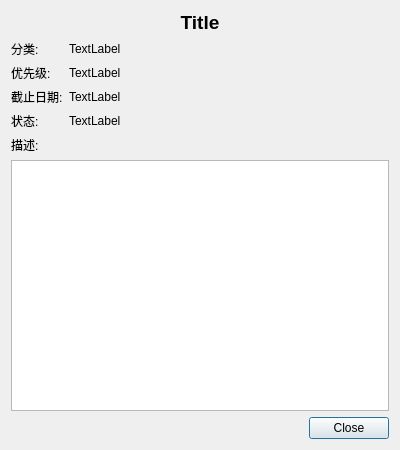
<?xml version="1.0" encoding="UTF-8"?>
<ui version="4.0">
 <class>TodoDetailDialog</class>
 <widget class="QDialog" name="TodoDetailDialog">
  <property name="geometry">
   <rect>
    <x>0</x>
    <y>0</y>
    <width>400</width>
    <height>450</height>
   </rect>
  </property>
  <property name="windowTitle">
   <string>待办事项详情</string>
  </property>
  <layout class="QVBoxLayout" name="verticalLayout">
   <item>
    <widget class="QLabel" name="titleLabel">
     <property name="font">
      <font>
       <pointsize>14</pointsize>
       <weight>75</weight>
       <bold>true</bold>
      </font>
     </property>
     <property name="text">
      <string>Title</string>
     </property>
     <property name="alignment">
      <set>Qt::AlignCenter</set>
     </property>
     <property name="wordWrap">
      <bool>true</bool>
     </property>
    </widget>
   </item>
   <item>
    <layout class="QFormLayout" name="formLayout">
     <item row="0" column="0">
      <widget class="QLabel" name="label_2">
       <property name="text">
        <string>分类:</string>
       </property>
      </widget>
     </item>
     <item row="0" column="1">
      <widget class="QLabel" name="categoryLabel">
       <property name="text">
        <string>TextLabel</string>
       </property>
      </widget>
     </item>
     <item row="1" column="0">
      <widget class="QLabel" name="label_4">
       <property name="text">
        <string>优先级:</string>
       </property>
      </widget>
     </item>
     <item row="1" column="1">
      <widget class="QLabel" name="priorityLabel">
       <property name="text">
        <string>TextLabel</string>
       </property>
      </widget>
     </item>
     <item row="2" column="0">
      <widget class="QLabel" name="label_6">
       <property name="text">
        <string>截止日期:</string>
       </property>
      </widget>
     </item>
     <item row="2" column="1">
      <widget class="QLabel" name="deadlineLabel">
       <property name="text">
        <string>TextLabel</string>
       </property>
      </widget>
     </item>
     <item row="3" column="0">
      <widget class="QLabel" name="label_8">
       <property name="text">
        <string>状态:</string>
       </property>
      </widget>
     </item>
     <item row="3" column="1">
      <widget class="QLabel" name="statusLabel">
       <property name="text">
        <string>TextLabel</string>
       </property>
      </widget>
     </item>
    </layout>
   </item>
   <item>
    <widget class="QLabel" name="label_10">
     <property name="text">
      <string>描述:</string>
     </property>
    </widget>
   </item>
   <item>
    <widget class="QTextBrowser" name="descriptionBrowser"/>
   </item>
   <item>
    <widget class="QDialogButtonBox" name="buttonBox">
     <property name="orientation">
      <enum>Qt::Horizontal</enum>
     </property>
     <property name="standardButtons">
      <set>QDialogButtonBox::Close</set>
     </property>
    </widget>
   </item>
  </layout>
 </widget>
 <resources/>
 <connections>
  <connection>
   <sender>buttonBox</sender>
   <signal>accepted()</signal>
   <receiver>TodoDetailDialog</receiver>
   <slot>accept()</slot>
  </connection>
  <connection>
   <sender>buttonBox</sender>
   <signal>rejected()</signal>
   <receiver>TodoDetailDialog</receiver>
   <slot>reject()</slot>
  </connection>
 </connections>
</ui>
